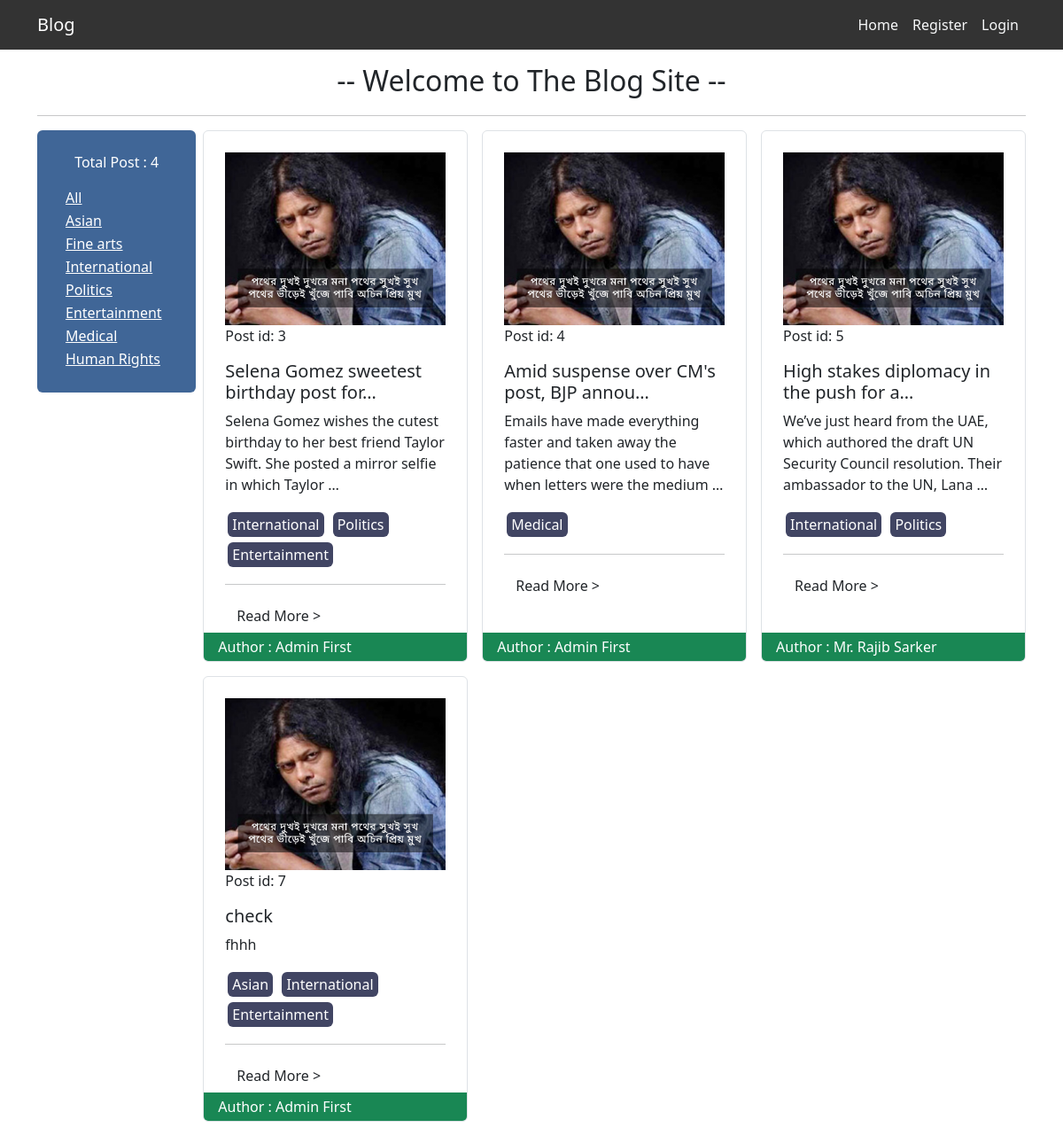
The page / on the database its author committed.
### Category/models.py (models this page shows, shortened)
class Add_Category(models.Model):
    name = models.CharField(max_length=30)
    slug = models.SlugField(max_length=110, null=True, blank=True, unique=True)

### Posts/models.py (models this page shows, shortened)
class Add_Post(models.Model):
    title = models.CharField(max_length=80)
    content = models.TextField()
    category = models.ManyToManyField(Add_Category)
    author = models.ForeignKey(User, on_delete=models.CASCADE)
    image = models.ImageField(upload_to='posts/media/images/', blank=True, null=True)

### practice_18_5/views.py (the view)
# urls.py: path('', index, name='home'),
def index(request, category_slug = None):
    cats = Add_Category.objects.all()
    posts = Add_Post.objects.all()
    if category_slug is not None:
        category = Add_Category.objects.get(slug = category_slug)
        posts = Add_Post.objects.filter(category = category)
    return render(request, 'index.html', {'posts': posts, 'categories': cats})

### templates/index.html
{% extends 'base.html' %}
{% block content %}
<h2 class="pb-1 text-center">-- Welcome to The Blog Site --</h2>
<hr>
<div class="row g-2">
    <div class="col-lg-2">
        <div class="p-2 py-4 rounded text-white" style="background: #406697;">
            <p class="text-center">Total Post : {{posts | length}}</p>
            <div class="form-check">
                <a href="{% url 'home' %}" for="all" class="text-white d-block">
                    All
                </a>
            </div>
            {% for item in categories %}
            <div class="form-check">
                <a href="{% url 'post_by_category' item.slug %}" class="text-white">
                    {{item.name}}
                </a>
            </div>
            {% endfor %}
        </div>
    </div>
    <div class="col-lg-10">
        <div class="row g-3">
            {% for item in posts %}
            <div class="col-md-6 col-lg-4">
                <div class="news-card rounded border overflow-hidden p-4 h-100 position-relative">
                    <div class="p">
                        <img class="img-fluid" src="{{item.image.url}}" alt="thumb">
                    </div>
                    <p>Post id: {{item.id}}</p>
                    <h5>{{item.title | truncatechars:40}}</h5>
                    <p>{{item.content | truncatewords:20}}</p>
                    {% for cate in item.category.all %}
                    <span class="text-white block rounded d-inline-block"
                        style="background: #414563; padding: 2px 5px; margin: 3px;">{{cate.name}}</span>
                    {% endfor%}
                    <hr>
                    <a href="{% url 'details-post' item.id %}" class="btn mb-2">Read More ></a>
                    <p class="bg-success text-white w-100 position-absolute start-0 bottom-0 px-3 py-1 m-0">Author :
                        {{item.author.first_name}}
                        {{item.author.last_name}}
                    </p>
                </div>
            </div>
            {% endfor %}
        </div>
    </div>
</div>
<br>
{% endblock %}

### rows shown on the page
Add_Category: name "Asian"
Add_Category: name "Fine arts"
Add_Category: name "International"
Add_Category: name "Politics"
Add_Category: name "Entertainment"
Add_Category: name "Medical"
Add_Category: name "Human Rights"
Add_Post: image (picture), id "3", title "Selena Gomez sweetest birthday post for…", content "Selena Gomez wishes the cutest birthday to her best friend Taylor Swift. She posted a mirror selfie in which Taylor …", author.first_name "Admin", author.last_name "First"
Add_Post: image (picture), id "4", title "Amid suspense over CM's post, BJP annou…", content "Emails have made everything faster and taken away the patience that one used to have when letters were the medium …", author.first_name "Admin", author.last_name "First"
Add_Post: image (picture), id "5", title "High stakes diplomacy in the push for a…", content "We’ve just heard from the UAE, which authored the draft UN Security Council resolution. Their ambassador to the UN, Lana …", author.first_name "Mr. Rajib", author.last_name "Sarker"
Add_Post: image (picture), id "7", title "check", content "fhhh", author.first_name "Admin", author.last_name "First"

### other values the page prints
{{ posts | length }} "4"
